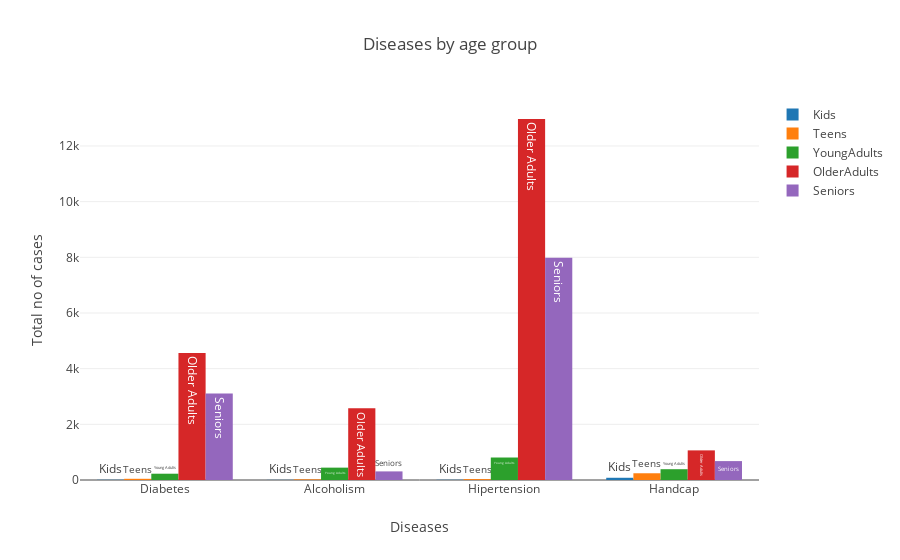

This figure's notebook cell:
### Code cell
kids = Age_data[Age_data['AgeGroup'] == 'Kids']
Teens = Age_data[Age_data['AgeGroup'] == 'Teens']
YoungAdults = Age_data[Age_data['AgeGroup'] == 'Young Adults']
OlderAdults = Age_data[Age_data['AgeGroup'] == 'Older Adults']
Seniors = Age_data[Age_data['AgeGroup'] == 'Seniors']


trace0 = go.Bar(
    x= kids['Category'],
    y=kids['Total'],
    text=kids['AgeGroup'],
    name="Kids")

trace1 = go.Bar(
    x= Teens['Category'],
    y=Teens['Total'],
    text=Teens['AgeGroup'],
    name="Teens")

trace2 = go.Bar(
    x= YoungAdults['Category'],
    y=YoungAdults['Total'],
    text=YoungAdults['AgeGroup'],
    name="YoungAdults")

trace3 = go.Bar(
    x= OlderAdults['Category'],
    y=OlderAdults['Total'],
    text=OlderAdults['AgeGroup'],
    name="OlderAdults")

trace4 = go.Bar(
    x= Seniors['Category'],
    y=Seniors['Total'],
    text=Seniors['AgeGroup'],
    name="Seniors")


layout = dict(title = "Diseases by age group",barmode='group',xaxis=dict({"title":"Diseases"}),
             yaxis=dict({"title":"Total no of cases"}))
dat = [trace0,trace1,trace2,trace3,trace4]
fig = go.Figure(data=dat,layout=layout)
iplot(fig,filename='grouped-bar')

### Figure 1 — Plotly figure (JSON) as saved in the notebook; plotly's stock layout.template omitted (floating-point values rounded to 4 significant figures)
{"data": [{"name": "Kids", "text": ["Kids", "Kids", "Kids", "Kids"], "type": "bar", "x": ["Diabetes", "Alcoholism", "Hipertension", "Handcap"], "y": [8, 5, 8, 80]}, {"name": "Teens", "text": ["Teens", "Teens", "Teens", "Teens"], "type": "bar", "x": ["Diabetes", "Alcoholism", "Hipertension", "Handcap"], "y": [43, 23, 32, 242]}, {"name": "YoungAdults", "text": ["Young Adults", "Young Adults", "Young Adults", "Young Adults"], "type": "bar", "x": ["Diabetes", "Alcoholism", "Hipertension", "Handcap"], "y": [226, 444, 808, 388]}, {"name": "OlderAdults", "text": ["Older Adults", "Older Adults", "Older Adults", "Older Adults"], "type": "bar", "x": ["Diabetes", "Alcoholism", "Hipertension", "Handcap"], "y": [4559, 2579, 12969, 1064]}, {"name": "Seniors", "text": ["Seniors", "Seniors", "Seniors", "Seniors"], "type": "bar", "x": ["Diabetes", "Alcoholism", "Hipertension", "Handcap"], "y": [3107, 309, 7983, 679]}], "layout": {"barmode": "group", "title": "Diseases by age group", "xaxis": {"title": "Diseases"}, "yaxis": {"title": "Total no of cases"}}}
